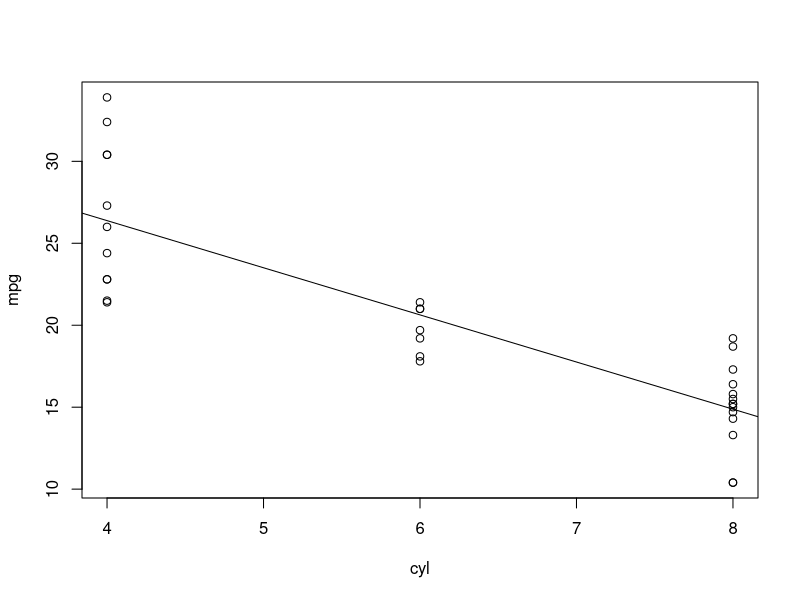

Here is the R script that generated this plot:
## ---- chunk 1
data(mtcars)
head(mtcars,3)
## ---- chunk 2
fit <- lm(mpg~cyl,data=mtcars);
plot(mpg~cyl,data=mtcars);abline(fit)
